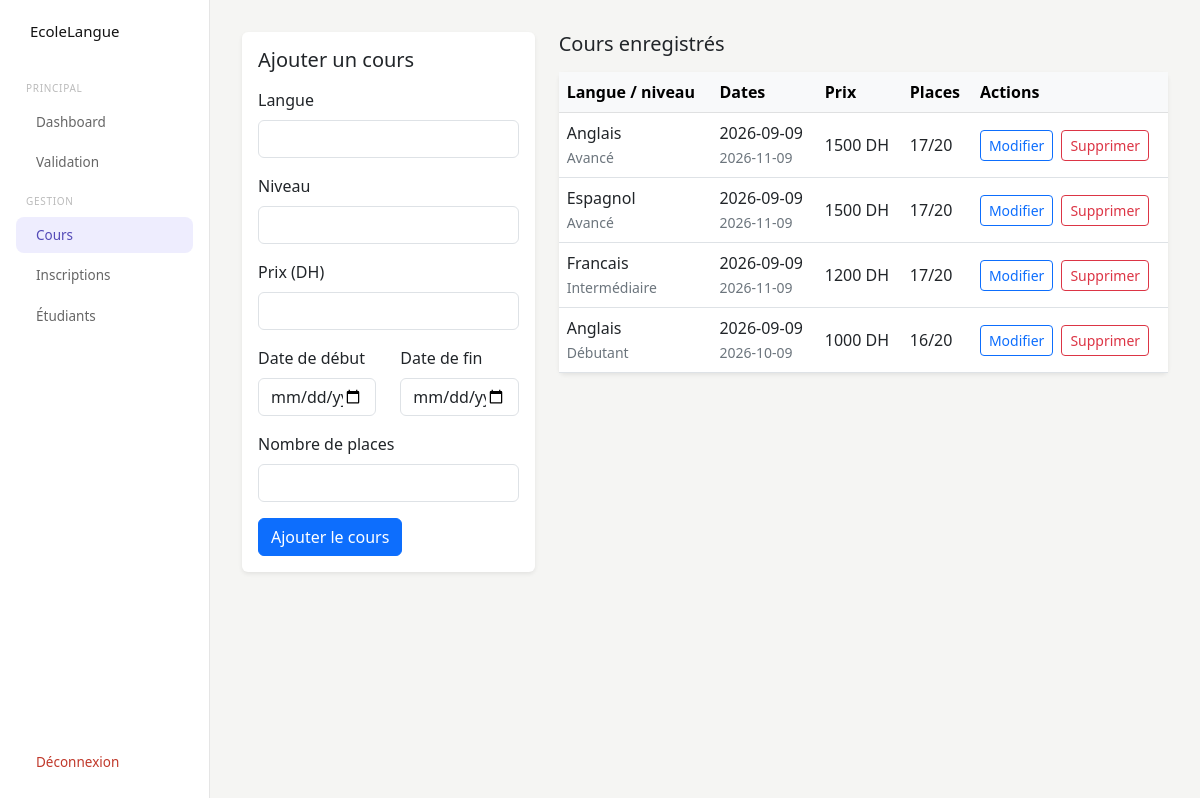
The app's page /gestionCours.php (signed in) with its own data.
### tables this page shows
CREATE TABLE `cours` (
  `idCours` int(11) NOT NULL,
  `langue` varchar(100) DEFAULT NULL,
  `niveau` varchar(100) DEFAULT NULL,
  `prix` int(11) DEFAULT NULL,
  `dateDebut` date DEFAULT NULL,
  `dateFin` date DEFAULT NULL,
  `placesTotal` int(11) DEFAULT NULL,
  `placesRestantes` int(11) DEFAULT NULL
);

### db.php (called while the page is built, shortened)
<?php
    function escape(?string $value): string
    {
        return htmlspecialchars($value ?? '', ENT_QUOTES | ENT_SUBSTITUTE, 'UTF-8');
    }
?>

### gestionCours.php (the view, shortened to what this page needs)
<?php
    require_once 'db.php';
    $editing = null;
    $courses = $db->query("SELECT * FROM cours ORDER BY dateDebut DESC, idCours DESC")->fetchAll();
?>
<!DOCTYPE html>
<html lang="fr">
<head>
  <link rel="stylesheet" href="https://cdn.jsdelivr.net/npm/@tabler/icons-webfont@latest/tabler-icons.min.css">
  <link href="https://cdn.jsdelivr.net/npm/bootstrap@5.3.0/dist/css/bootstrap.min.css" rel="stylesheet">
</head>
<body class="d-flex min-vh-100">
<?php include 'headerAdmin.php'; ?>
<main class="admin-main">
  <div class="row g-4">
    <section class="col-12 col-xl-4">
      <div class="card shadow-sm border-0">
        <div class="card-body">
          <h1 class="h5 mb-3"><?= $editing ? 'Modifier un cours' : 'Ajouter un cours' ?></h1>
          <form method="post">
            <div class="mb-3">
              <label class="form-label" for="langue">Langue</label>
              <input class="form-control" id="langue" name="langue" required value="<?= escape($editing['langue'] ?? '') ?>">
            </div>
            <div class="mb-3">
              <label class="form-label" for="niveau">Niveau</label>
              <input class="form-control" id="niveau" name="niveau" required value="<?= escape($editing['niveau'] ?? '') ?>">
            </div>
            <div class="mb-3">
              <label class="form-label" for="prix">Prix (DH)</label>
              <input class="form-control" id="prix" name="prix" type="number" min="0" required value="<?= escape((string) ($editing['prix'] ?? '')) ?>">
            </div>
            <div class="row">
              <div class="mb-3 col-6">
                <label class="form-label" for="dateDebut">Date de début</label>
                <input class="form-control" id="dateDebut" name="dateDebut" type="date" required value="<?= escape($editing['dateDebut'] ?? '') ?>">
              </div>
              <div class="mb-3 col-6">
                <label class="form-label" for="dateFin">Date de fin</label>
                <input class="form-control" id="dateFin" name="dateFin" type="date" required value="<?= escape($editing['dateFin'] ?? '') ?>">
              </div>
            </div>
            <div class="mb-3">
              <label class="form-label" for="placesTotal">Nombre de places</label>
              <input class="form-control" id="placesTotal" name="placesTotal" type="number" min="1" required value="<?= escape((string) ($editing['placesTotal'] ?? '')) ?>">
            </div>
            <button class="btn btn-primary" type="submit"><?= $editing ? 'Enregistrer' : 'Ajouter le cours' ?></button>
          </form>
        </div>
      </div>
    </section>
    <section class="col-12 col-xl-8">
      <h2 class="h5 mb-3">Cours enregistrés</h2>
      <div class="card shadow-sm border-0">
        <div class="table-wrap">
          <table class="table table-hover align-middle mb-0">
            <thead class="table-light"><tr><th>Langue / niveau</th><th>Dates</th><th>Prix</th><th>Places</th><th>Actions</th></tr></thead>
            <tbody>
              <?php if ($courses): ?>
                <?php foreach ($courses as $course): ?>
                  <tr>
                    <td><?= escape($course['langue']) ?><br><small class="text-secondary"><?= escape($course['niveau']) ?></small></td>
                    <td><?= escape($course['dateDebut']) ?><br><small class="text-secondary"><?= escape($course['dateFin']) ?></small></td>
                    <td><?= (int) $course['prix'] ?> DH</td>
                    <td><?= (int) $course['placesRestantes'] ?>/<?= (int) $course['placesTotal'] ?></td>
                    <td>
                      <div class="d-flex gap-2">
                        <a class="btn btn-sm btn-outline-primary" href="gestionCours.php?edit=<?= (int) $course['idCours'] ?>">Modifier</a>
                        <form method="post" onsubmit="return confirm('Supprimer ce cours ?')">
                          <button class="btn btn-sm btn-outline-danger" type="submit">Supprimer</button>
                        </form>
                      </div>
                    </td>
                  </tr>
                <?php endforeach; ?>
              <?php else: ?>
                <tr><td colspan="5" class="text-center text-secondary py-5">Aucun cours enregistré.</td></tr>
              <?php endif; ?>
            </tbody>
          </table>
        </div>
      </div>
    </section>
  </div>
</main>
</body>
</html>

### gestionCours.php (style rules this page uses)
body { background: #F5F5F3; }
.table-wrap { overflow-x: auto; }

### headerAdmin.php (style rules this page uses)
.admin-main { margin-left: 210px; padding: 2rem; flex: 1; min-width: 0; }

### records on screen
cours: langue "Anglais", niveau "Avancé", dateDebut "2026-09-09", dateFin "2026-11-09", prix "1500", placesRestantes "17", placesTotal "20"
cours: langue "Espagnol", niveau "Avancé", dateDebut "2026-09-09", dateFin "2026-11-09", prix "1500", placesRestantes "17", placesTotal "20"
cours: langue "Francais", niveau "Intermédiaire", dateDebut "2026-09-09", dateFin "2026-11-09", prix "1200", placesRestantes "17", placesTotal "20"
cours: langue "Anglais", niveau "Débutant", dateDebut "2026-09-09", dateFin "2026-10-09", prix "1000", placesRestantes "16", placesTotal "20"
